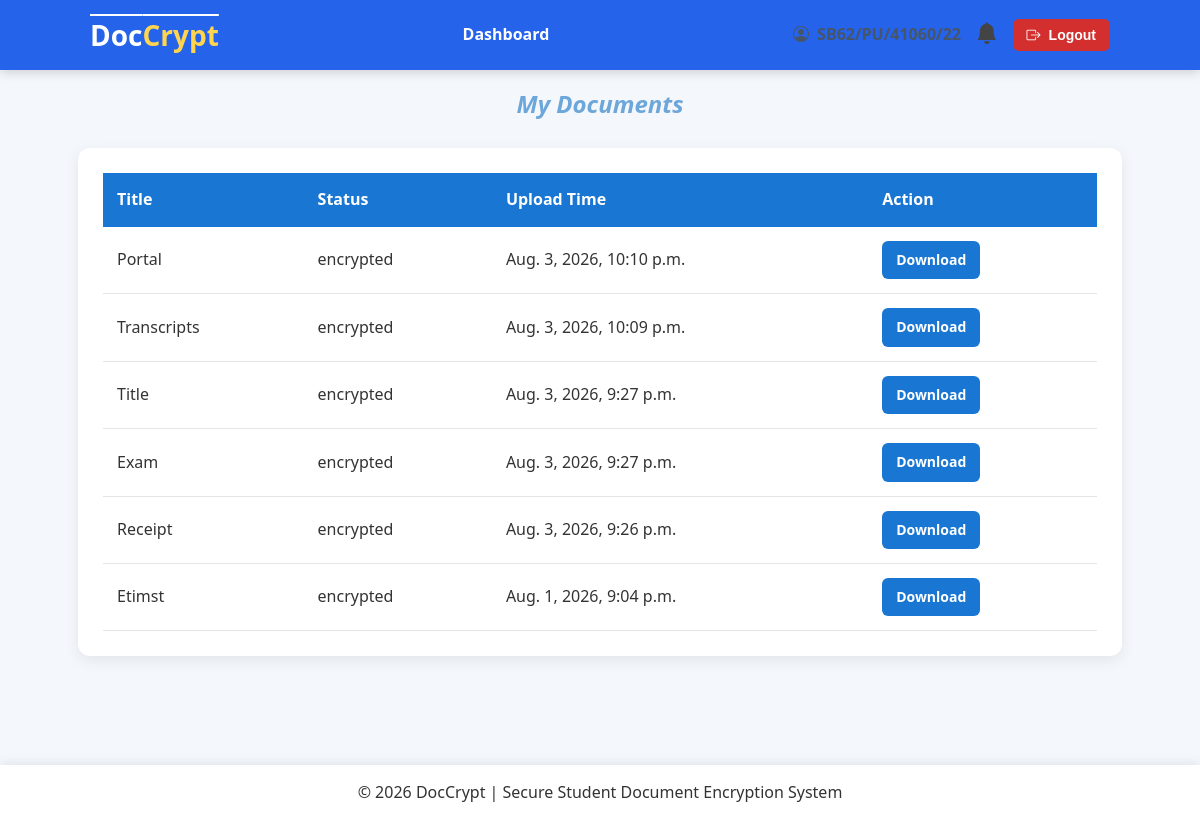
The page /documents/my-documents/ (signed in) on the database its author committed.
### documents/models.py (models this page shows, shortened)
class Document(models.Model):
    class Status(models.TextChoices):
        PENDING = "PENDING", "Pending"
        ENCRYPTED = "ENCRYPTED", "Encrypted"
    student = models.ForeignKey(Student, on_delete=models.CASCADE, related_name="documents")
    uploaded_by = models.ForeignKey(CustomUser, on_delete=models.SET_NULL, null=True, related_name="uploaded_documents")
    title = models.CharField( max_length=255)
    original_filename = models.CharField(max_length=255, blank=True)
    original_file = models.FileField(max_length=255, blank=True, upload_to="documents/original/")
    encrypted_file = models.FileField(upload_to="documents/encrypted/", null=True, blank=True)
    encrypted_key = models.BinaryField(null=True, blank=True)
    status = models.CharField(max_length=30, choices=Status.choices, default=Status.PENDING, db_index=True)
    uploaded_at = models.DateTimeField(auto_now_add=True)
    encrypted_at = models.DateTimeField(null=True, blank=True)
    class Meta:
        ordering = ["-uploaded_at"]
        verbose_name = "Document"
        verbose_name_plural = "Documents"

### documents/views.py (the view)
# urls.py: path("my-documents/", views.my_documents, name="my_documents"),
@require_http_methods(["GET"])
@login_required
def my_documents(request):
    if not request.user.is_student:
        return render(request, "errors/403.html", status=403)
    student = request.user.student
    documents = (
        Document.objects
        .select_related(
            "student","uploaded_by",
        ).filter(student=student).order_by("-uploaded_at")
    )
    paginator = Paginator(documents, 10)
    page_number = request.GET.get("page")
    documents = paginator.get_page(page_number)
    return render(request, "documents/my_documents.html", {"documents": documents})

### notifications/context_processors.py (called while the page is built)
def notifications(request):
    if request.user.is_authenticated:
        notifications = Notification.objects.filter(
            recipient=request.user,
            is_read=False,
        ).order_by("-created_at")[:5]
        return {
            'notifications': notifications,
            "notification_count": notifications.count(),
        }
    return {
        "notifications": [],
        "notification_count":0,
    }

### users/models.py (called while the page is built)
    @property
    def is_student(self):
        return self.role == self.Role.STUDENT

    @property
    def is_admin(self):
        return self.role == self.Role.ADMIN or self.is_superuser

### documents/templates/documents/my_documents.html (shortened to what this page needs)
{% extends "users/base.html" %}
{% load static %}
{% block content %}
<div class="page-header">
    <div>
        <h2>My Documents</h2>
    </div>
</div>
<div class="card">
    <table>
        <thead>
            <tr>
                <th>Title</th>
                <th>Status</th>
                <th>Upload Time</th>
                <th>Action</th>
            </tr>
        </thead>
        <tbody>
            {% for document in documents %}
            <tr>
                <td>{{ document.title }}</td>
                <td>{{ document.status.lower }}</td>
                <td>{{ document.uploaded_at }}</td>
                <td >
                    <a href="{% url 'download_document' document.id %}"
                     class="btn btn-primary btn-small">
                        Download
                    </a>
                </td>
            </tr>
            {% empty %}
            <tr>
                <td colspan="4">
                No documents uploaded.
                </td>
            </tr>
            {% endfor %}
        </tbody>
    </table>
</div>
{% endblock %}

### static/css/style.css (style rules this page uses)
* { margin:0; padding:0; box-sizing:border-box; }
html { scroll-behavior: smooth; }
body { font-family:"Segoe UI",Tahoma,Geneva,Verdana,sans-serif; background:#f4f7fb; color:#333; line-height:1.6; padding-bottom: 70px; }
h2 { text-align: center; font-style: oblique; color: rgb(109, 166, 216); }
.page-header { display:grid; grid-template-columns: 1fr auto; align-items:center; margin-bottom:25px; margin-top: 15px; }
.card { background:white; border-radius:12px; padding:25px; margin-bottom:25px; box-shadow:0 4px 15px rgba(0,0,0,.08); }
.btn { display:inline-flex; align-items:center; justify-content:center; gap:8px; padding:10px 20px; border:none; border-radius:6px; cursor:pointer; text-decoration:none; font-weight:600; transition:.3s; }
.btn-primary { background:#1976d2; color:white; width: fit-content; }
.btn-small { padding:8px 14px; font-size:14px; }
table { width:100%; border-collapse:collapse; }
th { background:#1976d2; color:white; padding:14px; text-align:left; }
td { padding:14px; border-bottom:1px solid #e5e5e5; text-align: left; }
table tbody tr { transition: .2s; }

### rows shown on the page
Document: title "Portal", status "encrypted", uploaded_at "Aug. 3, 2026, 10:10 p.m."
Document: title "Transcripts", status "encrypted", uploaded_at "Aug. 3, 2026, 10:09 p.m."
Document: title "Title", status "encrypted", uploaded_at "Aug. 3, 2026, 9:27 p.m."
Document: title "Exam", status "encrypted", uploaded_at "Aug. 3, 2026, 9:27 p.m."
Document: title "Receipt", status "encrypted", uploaded_at "Aug. 3, 2026, 9:26 p.m."
Document: title "Etimst", status "encrypted", uploaded_at "Aug. 1, 2026, 9:04 p.m."
